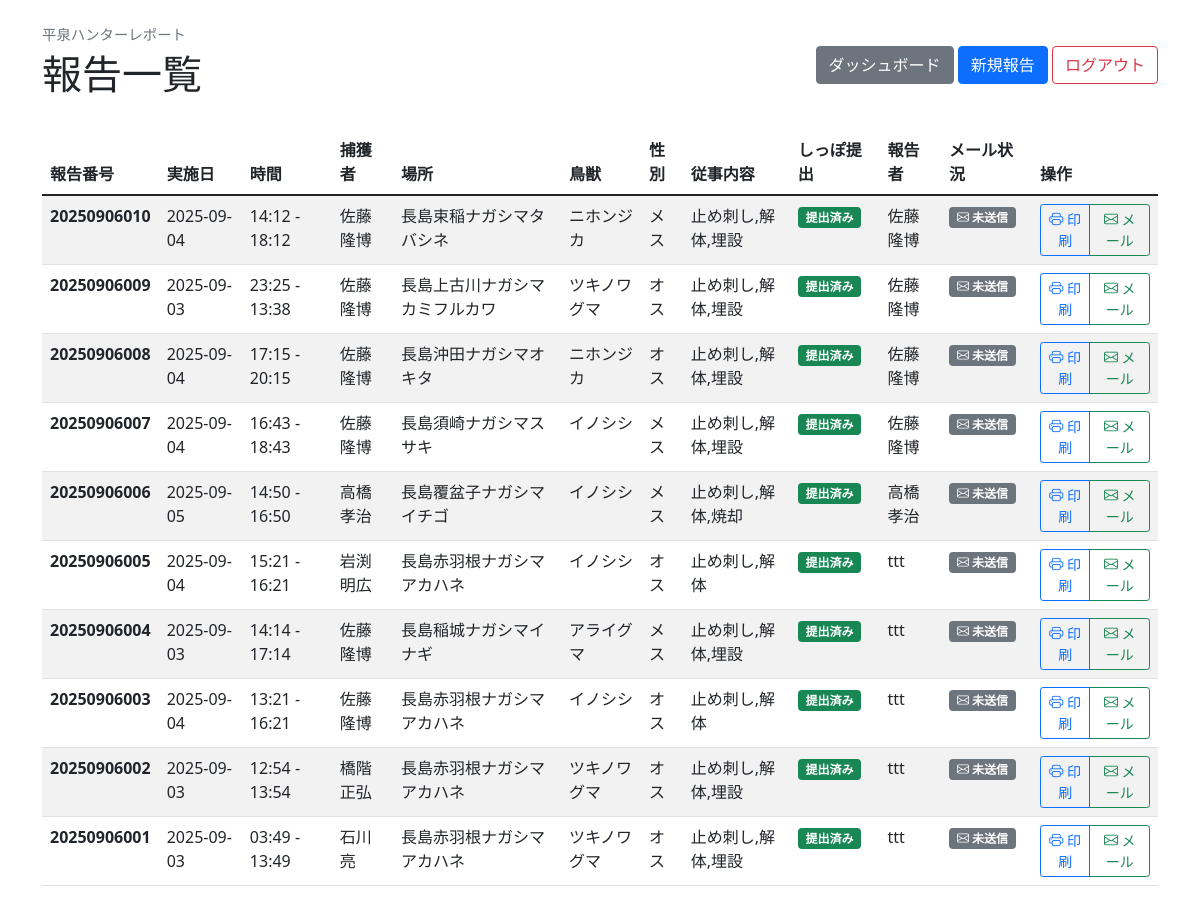
The app's page /reports (signed in), older data.
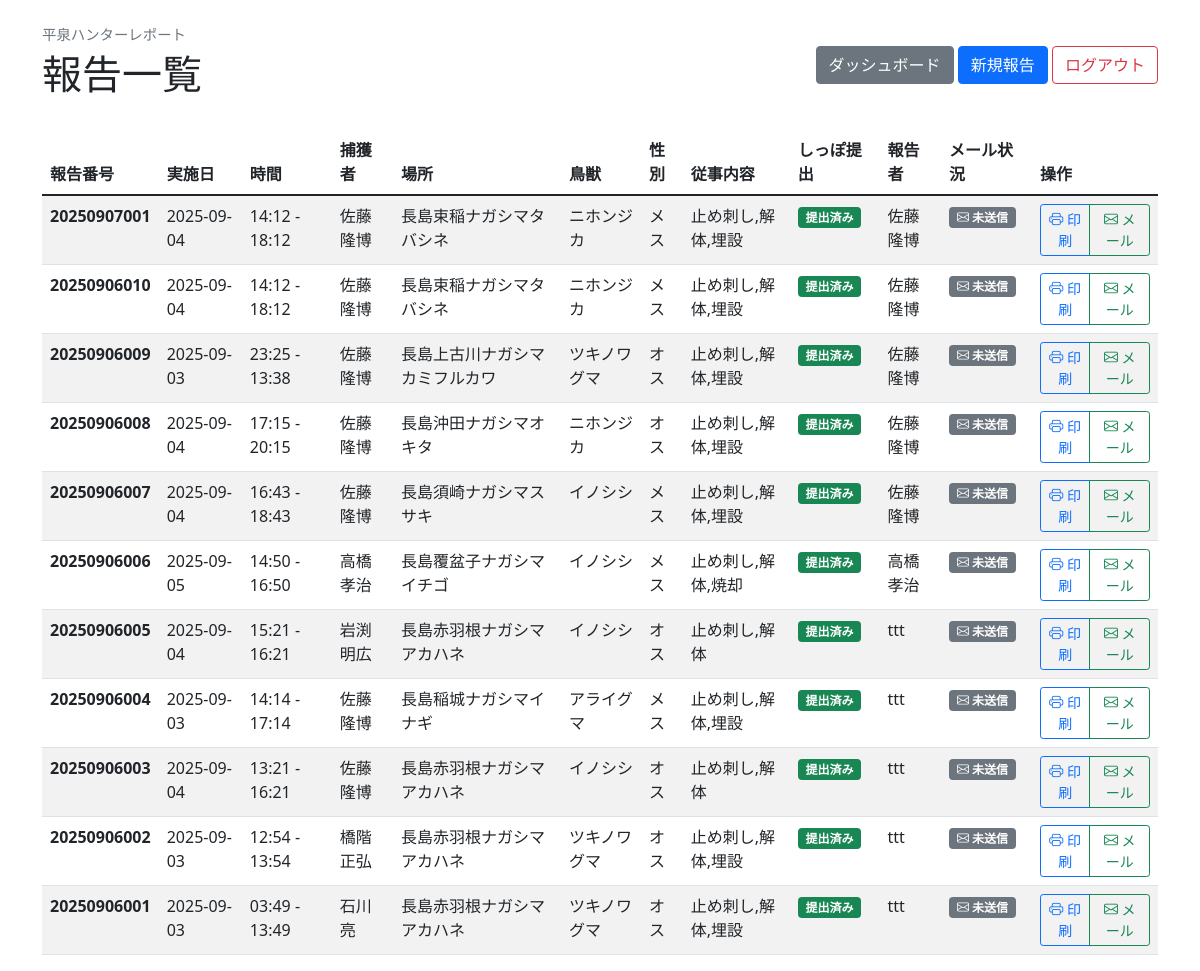
The same page, newer data.
### app.py (models this page shows)
class Report(Model):
    reportno = CharField(unique=True)  # 報告番号
    user = CharField()  # ユーザー名（またはID）
    date = CharField()
    start_time = CharField()
    end_time = CharField()
    method = CharField()
    hunter = CharField()
    team_members = CharField(null=True)  # 実施隊従事者（カンマ区切りで保存）
    location = CharField()
    animal = CharField()
    sex = CharField()
    tasks = CharField()  # カンマ区切りで保存
    tail_submitted = CharField()  # "yes" or "no"
    email_sent = BooleanField(default=False)  # メール送信済みフラグ
    email_sent_date = CharField(null=True)  # メール送信日時
    email_sent_by = CharField(null=True)  # メール送信者
    photo_upload_date = CharField(null=True)  # 写真アップロード日時
    class Meta:
        database = db

### app.py (the view)
@app.route("/reports")
def reports():
    if "user_id" not in session:
        return redirect("/login")
    user = User.get_by_id(session["user_id"])
    if user.role == "admin":
        reports_list = Report.select().order_by(Report.reportno.desc())
    else:
        reports_list = Report.select().where(Report.user == user.name).order_by(Report.reportno.desc())
    return render_template("reports.html", reports=reports_list, user=user)

### templates/reports.html (shortened to what this page needs)
<!DOCTYPE html>
<html lang="ja">
<head>
    <link href="https://cdn.jsdelivr.net/npm/bootstrap@5.1.3/dist/css/bootstrap.min.css" rel="stylesheet">
    <link href="https://cdn.jsdelivr.net/npm/bootstrap-icons@1.7.2/font/bootstrap-icons.css" rel="stylesheet">
</head>
<body>
    <div class="container mt-4">
        <div class="d-flex justify-content-between align-items-center mb-4">
            <div>
                <div class="app-title-small mb-1">平泉ハンターレポート</div>
                <h1>報告一覧</h1>
            </div>
            <div>
                <a href="/dashboard" class="btn btn-secondary">ダッシュボード</a>
                <a href="/report/new" class="btn btn-primary">新規報告</a>
                <a href="/logout" class="btn btn-outline-danger">ログアウト</a>
            </div>
        </div>
        {% if reports %}
        <div class="table-responsive">
            <table class="table table-striped">
                <thead>
                    <tr>
                        <th>報告番号</th>
                        <th>実施日</th>
                        <th>時間</th>
                        <th>捕獲者</th>
                        <th>場所</th>
                        <th>鳥獣</th>
                        <th>性別</th>
                        <th>従事内容</th>
                        <th>しっぽ提出</th>
                        <th>報告者</th>
                        <th>メール状況</th>
                        <th>操作</th>
                    </tr>
                </thead>
                <tbody>
                    {% for report in reports %}
                    <tr>
                        <td><strong>{{ report.reportno }}</strong></td>
                        <td>{{ report.date }}</td>
                        <td>{{ report.start_time }} - {{ report.end_time }}</td>
                        <td>{{ report.hunter }}</td>
                        <td>{{ report.location }}</td>
                        <td>{{ report.animal }}</td>
                        <td>{{ report.sex }}</td>
                        <td>{{ report.tasks }}</td>
                        <td>
                            {% if report.tail_submitted == "yes" %}
                            <span class="badge bg-success">提出済み</span>
                            {% else %}
                            <span class="badge bg-warning">未提出</span>
                            {% endif %}
                        </td>
                        <td>{{ report.user }}</td>
                        <td>
                            {% if report.email_sent %}
                            <span class="badge bg-success">
                                <i class="bi bi-envelope-check"></i> 送信済み
                            </span>
                            <br>
                            <small class="text-muted">{{ report.email_sent_date }}</small>
                            {% else %}
                            <span class="badge bg-secondary">
                                <i class="bi bi-envelope"></i> 未送信
                            </span>
                            {% endif %}
                        </td>
                        <td>
                            <div class="btn-group" role="group">
                                <a href="/report/print/{{ report.id }}" target="_blank" class="btn btn-sm btn-outline-primary">
                                    <i class="bi bi-printer"></i> 印刷
                                </a>
                                {% if user.role == "admin" %}
                                {% if not report.email_sent %}
                                <a href="/reports/{{ report.id }}/email" class="btn btn-sm btn-outline-success">
                                    <i class="bi bi-envelope"></i> メール
                                </a>
                                {% else %}
                                <button class="btn btn-sm btn-outline-secondary" disabled title="既に送信済み">
                                    <i class="bi bi-envelope-check"></i> 送信済み
                                </button>
                                {% endif %}
                                {% endif %}
                            </div>
                        </td>
                    </tr>
                    {% endfor %}
                </tbody>
            </table>
        </div>
        {% else %}
        <div class="alert alert-info">
            <h4>報告がありません</h4>
            <p>まだ報告が登録されていません。<a href="/report/new">新規報告</a>から最初の報告を作成してください。</p>
        </div>
        {% endif %}
    </div>
</body>
</html>

### templates/reports.html (style rules this page uses)
.app-title-small { color: #6c757d; font-size: 0.9rem; font-weight: 500; }

Row changes from the older to the newer data that the page shows:
added Report: reportno "20250907001", date "2025-09-04", start_time "14:12", end_time "18:12", hunter "佐藤隆博", location "長島束稲ナガシマタバシネ", animal "ニホンジカ", sex "メス", tasks "止め刺し,解体,埋設", tail_submitted "提出済み", user "佐藤隆博", email_sent False (drawn)
